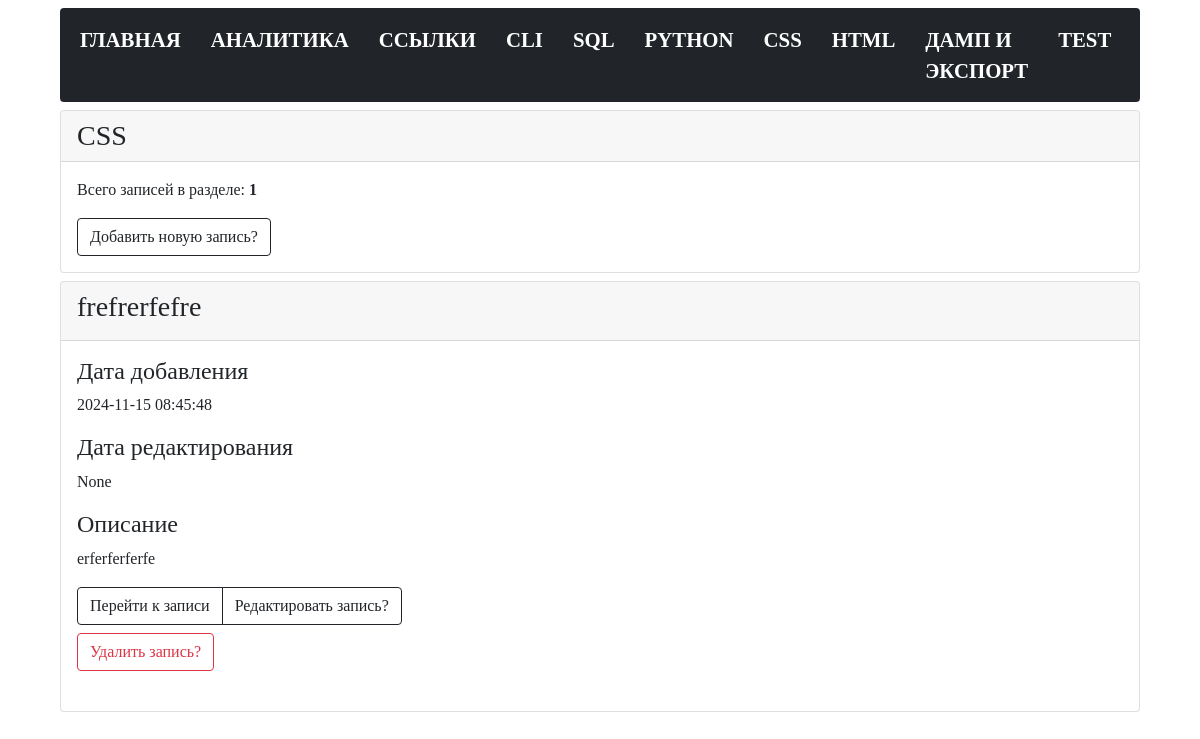
The app's page /css_wiki, older data.
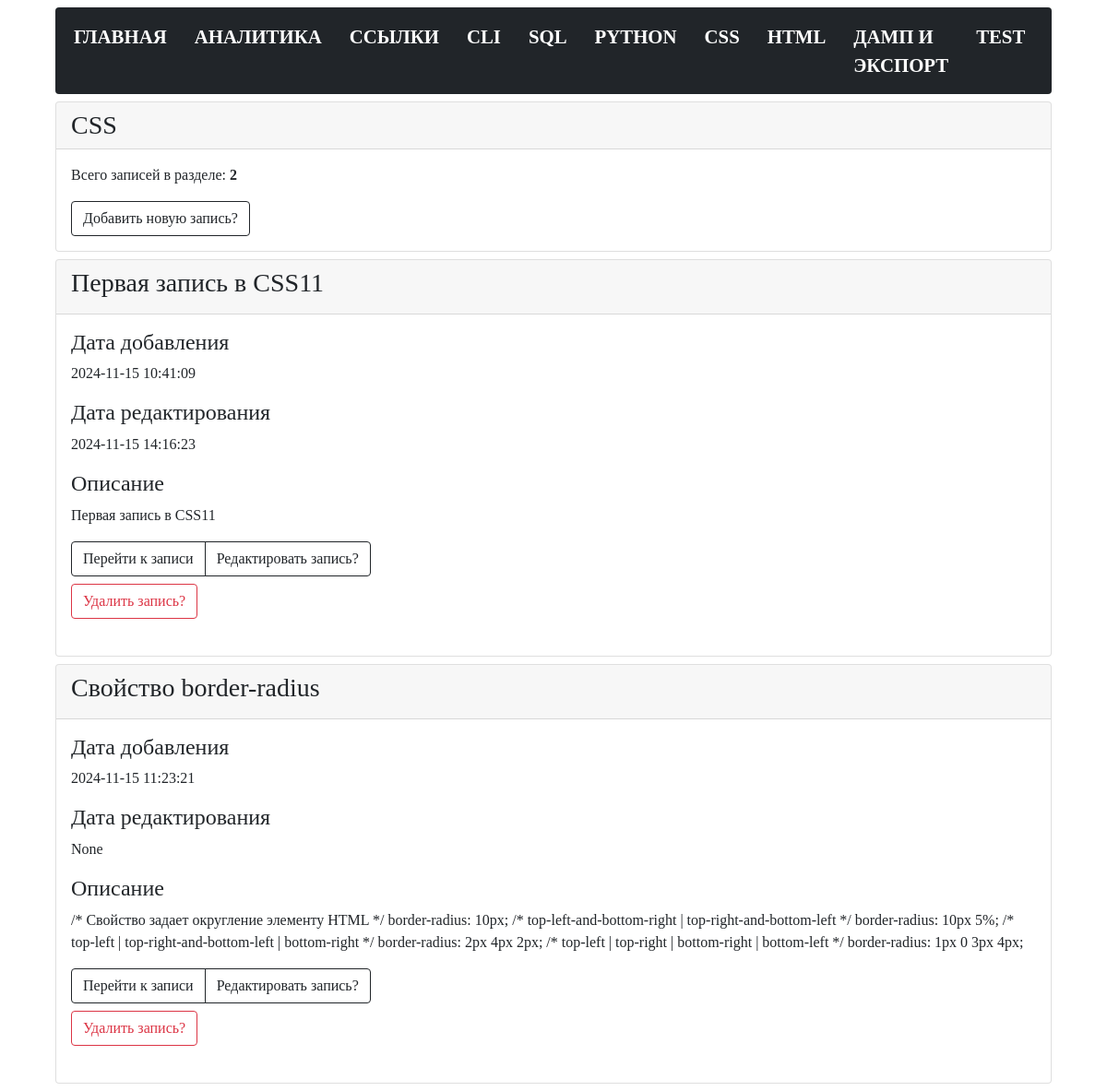
The same page, newer data.
### tables this page shows
CREATE TABLE "css_wiki" (
  css_wiki_id INTEGER PRIMARY KEY AUTOINCREMENT,
  css_wiki_name TEXT NOT NULL,
  css_wiki_description TEXT NOT NULL,
  css_wiki_date_add TIMESTAMP DEFAULT CURRENT_TIMESTAMP,
  css_wiki_date_edit TEXT
);

### modules/css_wiki/css_wiki.py (the view)
@bp.route("/css_wiki")
def css_wiki():
    conn = connect.get_db_connection()
    cur = conn.cursor()
    count_css_wiki = int(cur.execute("SELECT COUNT(*) FROM css_wiki").fetchone()[0])
    css_wiki = conn.execute("SELECT * FROM css_wiki").fetchall()
    conn.close()
    return render_template("css_wiki/css_wiki.html",
                           css_wiki=css_wiki,
                           count_css_wiki=count_css_wiki,
                           )

### modules/connect.py (called while the page is built)
def get_db_connection():
    db_path = os.path.join(BASE_DIR, '../database.db')
    conn = sqlite3.connect(db_path)
    conn.row_factory = sqlite3.Row
    return conn

### templates/css_wiki/css_wiki.html (shortened to what this page needs)
{% extends "base.html" %} {% block title %}Список задач{% endblock %} {% block content %}
<div class="card mb-2">
   <div class="card-header h3">CSS</div>
   <div class="card-body">
      <p class="card-text">Всего записей в разделе: <b>{{ count_css_wiki }}</b></p>
      <p class="card-text">
         <a href="{{ url_for('add_css_wiki.add_css_wiki') }}" class="btn btn-outline-dark">Добавить новую
            запись?</a>
      </p>
   </div>
</div>
{% for css_wiki in css_wiki %}
<div class="card mb-2">
   <div class="card-header">
      <h3>{{ css_wiki['css_wiki_name'] }}</h3>
   </div>
   <div class="card-body">
      <h4>Дата добавления</h4>
      <p class="card-text">
         {{ css_wiki['css_wiki_date_add'] }}
      </p>
      <h4>Дата редактирования</h4>
      <p class="card-text">
         {{ css_wiki['css_wiki_date_edit'] }}
      </p>
      <h4>Описание</h4>
      <p class="card-text">
         {{ css_wiki['css_wiki_description'] }}
      </p>
      <p class="card-text">
      <div class="btn-group pb-2" role="group" aria-label="...">
         <a href="{{ url_for('get_post_css_wiki.get_post_css_wiki', css_wiki_id=css_wiki['css_wiki_id']) }}"
            class="btn btn-outline-dark">Перейти к записи</a>
         <a href="{{ url_for('edit_css_wiki.edit_css_wiki', css_wiki_id=css_wiki['css_wiki_id']) }}"
            class="btn btn-outline-dark">Редактировать запись?</a>
      </div>
      <form action="{{ url_for('delete_css_wiki.delete_css_wiki', css_wiki_id=css_wiki['css_wiki_id'])}}" method="POST" class="pb-2">
         <input type="submit" class="btn btn-outline-danger" value="Удалить запись?"
            onclick="return confirm('Вы точно уверены что хотите удалить запись?')" />
      </form>
      </p>
   </div>
</div>
{% endfor %}
{% endblock %}

### templates/base.html (shortened to what this page needs)
<!doctype html>
<html>
   <head>
      <link href="https://cdn.jsdelivr.net/npm/bootstrap@5.0.2/dist/css/bootstrap.min.css" rel="stylesheet">
      <link href="{{ url_for('static', filename='styles.css') }}" rel="stylesheet">
   </head>
   <body>
      {% include 'navbar.html' %}
         {% block content %}
         {% endblock %}
   </body>
</html>

### templates/navbar.html (shortened to what this page needs)
<nav class="navbar navbar-expand-lg navbar navbar-dark bg-dark">
  <div class="container-fluid">
    <div class="collapse navbar-collapse" id="navbarNav">
      <ul class="navbar-nav">
        <li class="nav-item">
          <a class="nav-link" href="{{ url_for('index.index') }}">Главная</a>
        </li>
        <li class="nav-item">
          <a class="nav-link" href="{{ url_for('analytics.analytics') }}">Аналитика</a>
        </li>
        <li class="nav-item">
          <a class="nav-link" href="{{ url_for('links_list_commands.links_list_commands') }}">Ссылки</a>
        </li>
        <li class="nav-item">
          <a class="nav-link" href="{{ url_for('bash_list_commands.bash_list_commands') }}">CLI</a>
        </li>
        <li class="nav-item">
          <a class="nav-link" href="{{ url_for('sql_list_commands.sql_list_commands') }}">SQL</a>
        </li>
        <li class="nav-item">
          <a class="nav-link" href="{{ url_for('python_list_commands.python_list_commands') }}">Python</a>
        </li>
        <li class="nav-item">
          <a class="nav-link" href="{{ url_for('css_wiki.css_wiki') }}">CSS</a>
        </li>
                <li class="nav-item">
          <a class="nav-link" href="{{ url_for('html_wiki.html_wiki') }}">HTML</a>
        </li>
         <li class="nav-item">
          <a class="nav-link" href="{{ url_for('dump_and_export.dump_and_export') }}">Дамп и экспорт</a>
        </li>
                <li class="nav-item">
          <a class="nav-link" href="{{ url_for('test_list.test_list') }}">Test</a>
        </li>
      </ul>
    </div>
  </div>
</nav>

### static/styles.css (style rules this page uses)
* { font-size: 1rem; font-family:consolas; }
body { width: 90%; margin: auto; }
a { color: black; text-decoration: none; }
.navbar-dark .navbar-nav .nav-link { text-transform: uppercase; color: white; margin-right: 14px; font-weight: 700; font-size: 1.3rem; }
.card { margin-top: 0.50rem; }
.bg-dark { background-color: #212529!important; border-radius: .25rem; margin-top: 0.50rem; }

Row changes from the older to the newer data that the page shows:
removed css_wiki: css_wiki_name "frefrerfefre", css_wiki_date_add "2024-11-15 08:45:48", css_wiki_date_edit "None", css_wiki_description "erferferferfe"
added css_wiki: css_wiki_name "Первая запись в CSS11", css_wiki_date_add "2024-11-15 10:41:09", css_wiki_date_edit "2024-11-15 14:16:23", css_wiki_description "Первая запись в CSS11"
added css_wiki: css_wiki_name "Свойство border-radius", css_wiki_date_add "2024-11-15 11:23:21", css_wiki_date_edit "None", css_wiki_description "/* Свойство задает округление элементу HTML */ border-radius: 10px; /* top-left-and-bottom-right | top-right-and-bottom-left */ border-radius: 10px 5%; /* top-left | top-right-and-bottom-left | bottom-right */ border-radius: 2px 4px 2px; /* top-left | top-right | bottom-right | bottom-left */ border-radius: 1px 0 3px 4px;"
Text that changed along with them:
{{ count_css_wiki }}: "1" → "2"
